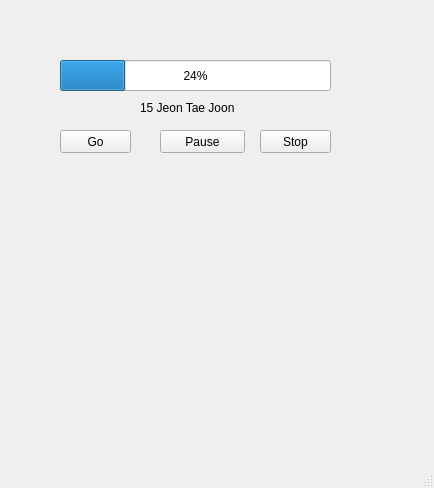
<?xml version="1.0" encoding="UTF-8"?>
<ui version="4.0">
 <class>MyApp</class>
 <widget class="QMainWindow" name="MyApp">
  <property name="geometry">
   <rect>
    <x>0</x>
    <y>0</y>
    <width>434</width>
    <height>488</height>
   </rect>
  </property>
  <property name="windowTitle">
   <string>Timer</string>
  </property>
  <widget class="QWidget" name="centralwidget">
   <widget class="QProgressBar" name="pb">
    <property name="geometry">
     <rect>
      <x>60</x>
      <y>60</y>
      <width>271</width>
      <height>31</height>
     </rect>
    </property>
    <property name="value">
     <number>24</number>
    </property>
   </widget>
   <widget class="QPushButton" name="goBtn">
    <property name="geometry">
     <rect>
      <x>60</x>
      <y>130</y>
      <width>71</width>
      <height>23</height>
     </rect>
    </property>
    <property name="text">
     <string>Go</string>
    </property>
   </widget>
   <widget class="QLabel" name="label">
    <property name="geometry">
     <rect>
      <x>140</x>
      <y>100</y>
      <width>111</width>
      <height>16</height>
     </rect>
    </property>
    <property name="text">
     <string>15 Jeon Tae Joon</string>
    </property>
   </widget>
   <widget class="QPushButton" name="pauseBtn">
    <property name="geometry">
     <rect>
      <x>160</x>
      <y>130</y>
      <width>85</width>
      <height>23</height>
     </rect>
    </property>
    <property name="text">
     <string>Pause</string>
    </property>
   </widget>
   <widget class="QPushButton" name="stopBtn">
    <property name="geometry">
     <rect>
      <x>260</x>
      <y>130</y>
      <width>71</width>
      <height>23</height>
     </rect>
    </property>
    <property name="text">
     <string>Stop</string>
    </property>
   </widget>
  </widget>
  <widget class="QStatusBar" name="statusbar"/>
  <widget class="QMenuBar" name="menubar">
   <property name="geometry">
    <rect>
     <x>0</x>
     <y>0</y>
     <width>434</width>
     <height>21</height>
    </rect>
   </property>
  </widget>
 </widget>
 <resources/>
 <connections>
  <connection>
   <sender>goBtn</sender>
   <signal>clicked()</signal>
   <receiver>MyApp</receiver>
   <slot>go()</slot>
   <hints>
    <hint type="sourcelabel">
     <x>81</x>
     <y>163</y>
    </hint>
    <hint type="destinationlabel">
     <x>102</x>
     <y>211</y>
    </hint>
   </hints>
  </connection>
  <connection>
   <sender>pauseBtn</sender>
   <signal>clicked()</signal>
   <receiver>MyApp</receiver>
   <slot>pause()</slot>
   <hints>
    <hint type="sourcelabel">
     <x>197</x>
     <y>162</y>
    </hint>
    <hint type="destinationlabel">
     <x>220</x>
     <y>206</y>
    </hint>
   </hints>
  </connection>
  <connection>
   <sender>stopBtn</sender>
   <signal>clicked()</signal>
   <receiver>MyApp</receiver>
   <slot>stop()</slot>
   <hints>
    <hint type="sourcelabel">
     <x>301</x>
     <y>167</y>
    </hint>
    <hint type="destinationlabel">
     <x>331</x>
     <y>200</y>
    </hint>
   </hints>
  </connection>
 </connections>
 <slots>
  <slot>go()</slot>
  <slot>stop()</slot>
  <slot>pause()</slot>
 </slots>
</ui>
